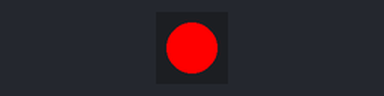
Simulated run of this sketch. Board: Arduino Uno, built with avr-gcc and run on an emulated ATmega328P. On the bench: 1 RGB LEDs in strip order, left to right. Dim RGB values are drawn brighter than linear.

Above: at 0.15 s.
At 9.62 s:
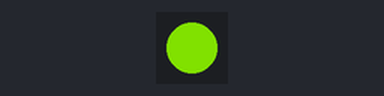
At 19.09 s:
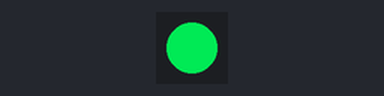
At 38.34 s:
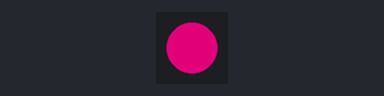
Timing chart, 0 to 40.0 s (numbered marks = the images above):
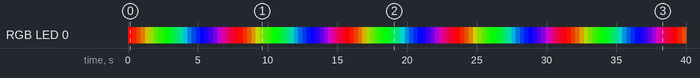

The sketch:

arduino_rgb_r9813_test.ino
```cpp
#include "FastLED.h"

#define    CLOCK_PIN            4      // Clock and data pins for LED data
#define    DATA_PIN             5

int       color[3];

CRGB rgb;

void setup() {
  // put your setup code here, to run once:
  FastLED.addLeds<P9813, DATA_PIN, CLOCK_PIN>(&rgb, 1u);

  rgb.setRGB(255, 0, 0);
  FastLED.show();
}

void loop() {
 /* rgb.setRGB(255, 0, 0);
  FastLED.show();
  delay(3000);
  rgb.setRGB(0, 255, 0);
  FastLED.show();
  delay(3000);
  rgb.setRGB(0, 0, 255);
  FastLED.show();
  delay(3000);*/

  // put your main code here, to run repeatedly:
  for (int colour=0; colour < 3; colour++)
  {
    for (int i=0; i <= 255; i++)
    {
      color[colour] = 255 - i;
      color[(colour+1)%3] = i;

      rgb.setRGB(color[0], color[1], color[2]);
      FastLED.show();
      delay(10);
    }
  }
}
```

Measured:
- by itself, RGB LED 0: off → RGB(255, 0, 0) at 0.00 s, → RGB(225, 30, 0) 0.31 s later, → RGB(195, 60, 0) 0.31 s later, → RGB(165, 90, 0) 0.31 s later, … (131 changes in this stretch)
